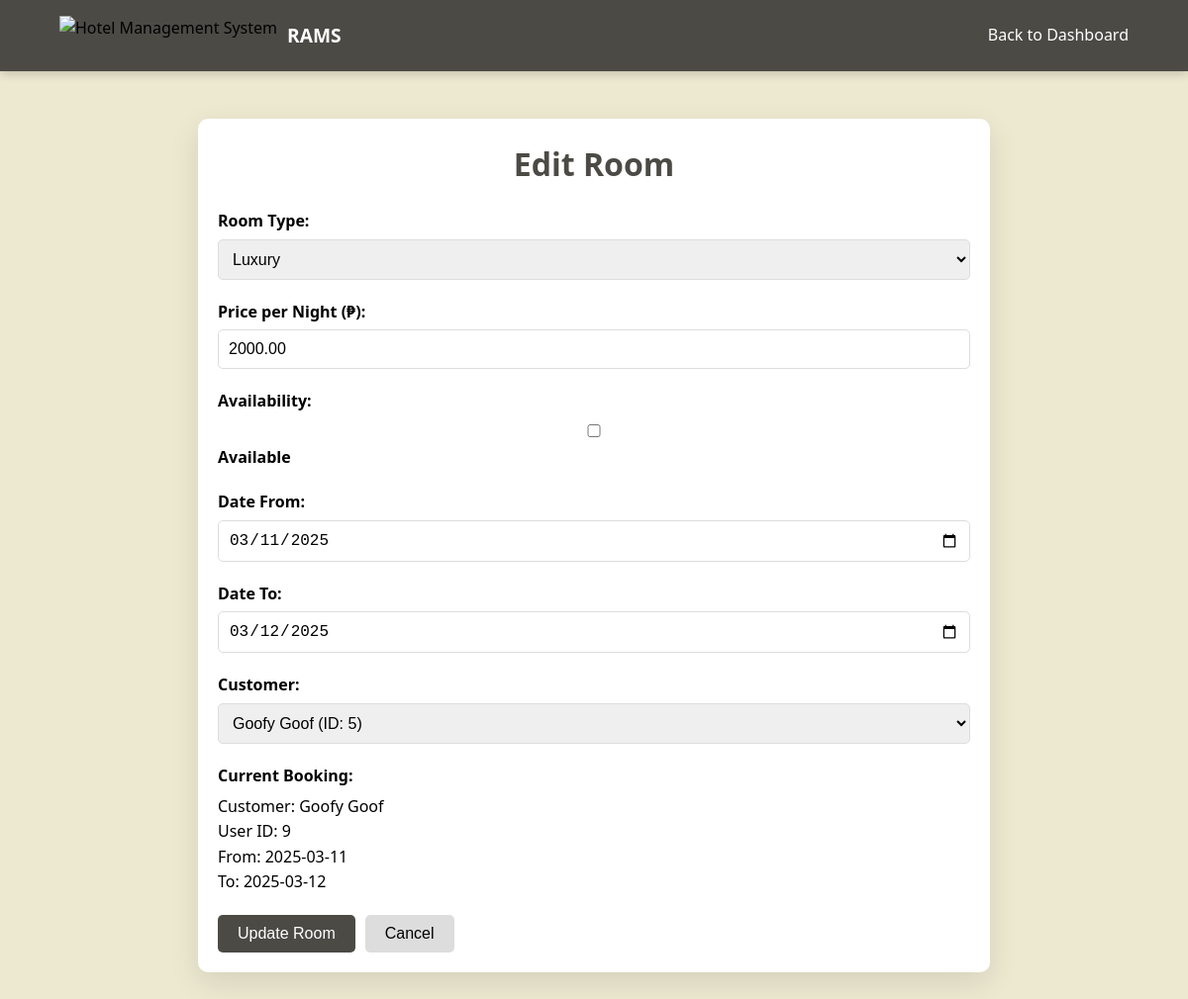
Screenshot of /editRoom.php?id=3 (signed in) with the database file from the repository.
### tables this page shows
CREATE TABLE `tblroom` (
  `roomid` int(11) NOT NULL,
  `customerid` int(11) DEFAULT NULL,
  `isAvailable` tinyint(1) NOT NULL,
  `dateFrom` date NOT NULL,
  `dateTo` date NOT NULL,
  `roomType` varchar(50) NOT NULL,
  `price` decimal(10,2) NOT NULL
);

CREATE TABLE `tblcustomer` (
  `customerid` int(11) NOT NULL,
  `userid` int(11) NOT NULL
);

CREATE TABLE `tbluser` (
  `userid` int(11) NOT NULL,
  `usertype` int(11) NOT NULL,
  `fname` varchar(255) NOT NULL,
  `lname` varchar(255) NOT NULL,
  `birthdate` date NOT NULL,
  `username` varchar(255) NOT NULL,
  `password` varchar(255) NOT NULL
);

### editRoom.php (the view, shortened to what this page needs)
<?php
require_once 'conn.php';
$roomId = $_GET['id'];
$sql = "SELECT r.*, u.userid, u.fname, u.lname
        FROM tblroom r
        LEFT JOIN tblcustomer c ON r.customerid = c.customerid
        LEFT JOIN tbluser u ON c.userid = u.userid
        WHERE r.roomid = ?";
$stmt = $connection->prepare($sql);
$stmt->bind_param("i", $roomId);
$stmt->execute();
$result = $stmt->get_result();
$room = $result->fetch_assoc();
$customersSql = "SELECT c.customerid, u.userid, u.fname, u.lname
                 FROM tblcustomer c
                 JOIN tbluser u ON c.userid = u.userid
                 ORDER BY u.fname, u.lname";
$customersResult = $connection->query($customersSql);
$customers = [];
while ($row = $customersResult->fetch_assoc()) {
    $customers[] = $row;
}
?>
<!DOCTYPE html>
<html>
<head>
    <link rel="stylesheet" href="css/indexStyle.css">
</head>
<body>
    <nav class="navbar">
        <div class="nav-container">
            <div class="logo">
                <img src="https://www.adaptivewfs.com/wp-content/uploads/2020/07/logo-placeholder-image.png" alt="Hotel Management System">
                <h1>RAMS</h1>
            </div>
            <div class="nav-menu">
                <a href="staff_dashboard.php">Back to Dashboard</a>
            </div>
        </div>
    </nav>
    <div class="content">
        <h1>Edit Room</h1>
        <form method="POST" action="">
            <div class="form-group">
                <label for="roomType">Room Type:</label>
                <select name="roomType" id="roomType" required>
                    <option value="2" <?php echo (substr($room['roomType'], 4) == '2') ? 'selected' : ''; ?>>Luxury</option>
                </select>
            </div>
            <div class="form-group">
                <label for="price">Price per Night (₱):</label>
                <input type="number" name="price" id="price" step="0.01" min="0" value="<?php echo $room['price']; ?>" required>
            </div>
            <div class="form-group">
                <label for="isAvailable">Availability:</label>
                <input type="checkbox" name="isAvailable" id="isAvailable" <?php echo $room['isAvailable'] ? 'checked' : ''; ?>>
                <label for="isAvailable">Available</label>
            </div>
            <div class="form-group">
                <label for="dateFrom">Date From:</label>
                <input type="date" name="dateFrom" id="dateFrom" value="<?php echo $room['dateFrom']; ?>">
            </div>
            <div class="form-group">
                <label for="dateTo">Date To:</label>
                <input type="date" name="dateTo" id="dateTo" value="<?php echo $room['dateTo']; ?>">
            </div>
            <div class="form-group">
                <label for="customerId">Customer:</label>
                <select name="customerId" id="customerId">
                    <?php foreach ($customers as $customer): ?>
                        <option value="<?php echo $customer['customerid']; ?>"
                                <?php echo ($room['customerid'] == $customer['customerid']) ? 'selected' : ''; ?>>
                            <?php echo htmlspecialchars($customer['fname'] . ' ' . $customer['lname']); ?>
                            (ID: <?php echo $customer['customerid']; ?>)
                        </option>
                    <?php endforeach; ?>
                </select>
            </div>
            <?php if ($room['customerid']): ?>
            <div class="form-group">
                <label>Current Booking:</label>
                <p>
                    Customer: <?php echo htmlspecialchars($room['fname'] . ' ' . $room['lname']); ?><br>
                    User ID: <?php echo $room['userid']; ?><br>
                    From: <?php echo $room['dateFrom']; ?><br>
                    To: <?php echo $room['dateTo']; ?>
                </p>
            </div>
            <?php endif; ?>
            <div class="buttons">
                <button type="submit">Update Room</button>
                <button type="button"><a href="staff_dashboard.php">Cancel</a></button>
            </div>
        </form>
    </div>
</body>
</html>

### css/indexStyle.css (style rules this page uses)
:root { --primary-color: #4b4a45; --secondary-color: #000; --accent-color: #fff; --dark-color: #4b4a45; --light-color: #ede8d0; --button-color: #adad00; --text-color: #000; --transition: all 0.3s ease; }
* { box-sizing: border-box; margin: 0; padding: 0; }
body { font-family: 'Segoe UI', Tahoma, Geneva, Verdana, sans-serif; line-height: 1.6; color: var(--text-color); background-color: var(--light-color); }
.navbar { position: fixed; top: 0; width: 100%; background-color: var(--primary-color); padding: 1rem 0; z-index: 1000; backdrop-filter: blur(5px); box-shadow: 0 2px 10px rgba(0, 0, 0, 0.2); }
.nav-container { display: flex; justify-content: space-between; align-items: center; width: 90%; max-width: 1200px; margin: 0 auto; }
.logo { display: flex; align-items: center; gap: 10px; }
.logo img { height: 40px; }
.logo h1 { color: #fff; font-size: 1.2rem; font-weight: 600; }
.nav-menu { display: flex; gap: 2rem; }
.nav-menu a { color: #fff; text-decoration: none; transition: var(--transition); }
.form-group { margin-bottom: 1.5rem; }
.form-group input, .form-group textarea { width: 100%; padding: 12px 15px; border: 1px solid #ddd; border-radius: 5px; font-size: 1rem; transition: var(--transition); }

### editRoom.php (style rules this page uses)
.content { max-width: 800px; margin: 120px auto; padding: 20px; background-color: #fff; border-radius: 10px; box-shadow: 0 10px 30px rgba(0,0,0,0.1); }
.content h1 { color: var(--primary-color); text-align: center; margin-bottom: 20px; }
.form-group { margin-bottom: 20px; }
.form-group label { display: block; margin-bottom: 5px; font-weight: bold; }
.form-group input, .form-group select { width: 100%; padding: 10px; border: 1px solid #ddd; border-radius: 5px; font-size: 16px; }
.buttons { display: flex; gap: 10px; margin-top: 20px; }
.buttons button { padding: 10px 20px; border: none; border-radius: 5px; cursor: pointer; font-size: 16px; }
.buttons button[type="submit"] { background-color: var(--primary-color); color: white; }
.buttons button[type="button"] { background-color: #ddd; }
.buttons button a { text-decoration: none; color: inherit; }

### rows the page displays
tblroom: roomType "Luxury", price "2000.00", dateFrom "03/11/2025", dateTo "03/12/2025", customerId "Goofy Goof (ID: 5)", tbluser.fname+lname "Goofy Goof", tbluser.userid "9", dateFrom "2025-03-11", dateTo "2025-03-12"
